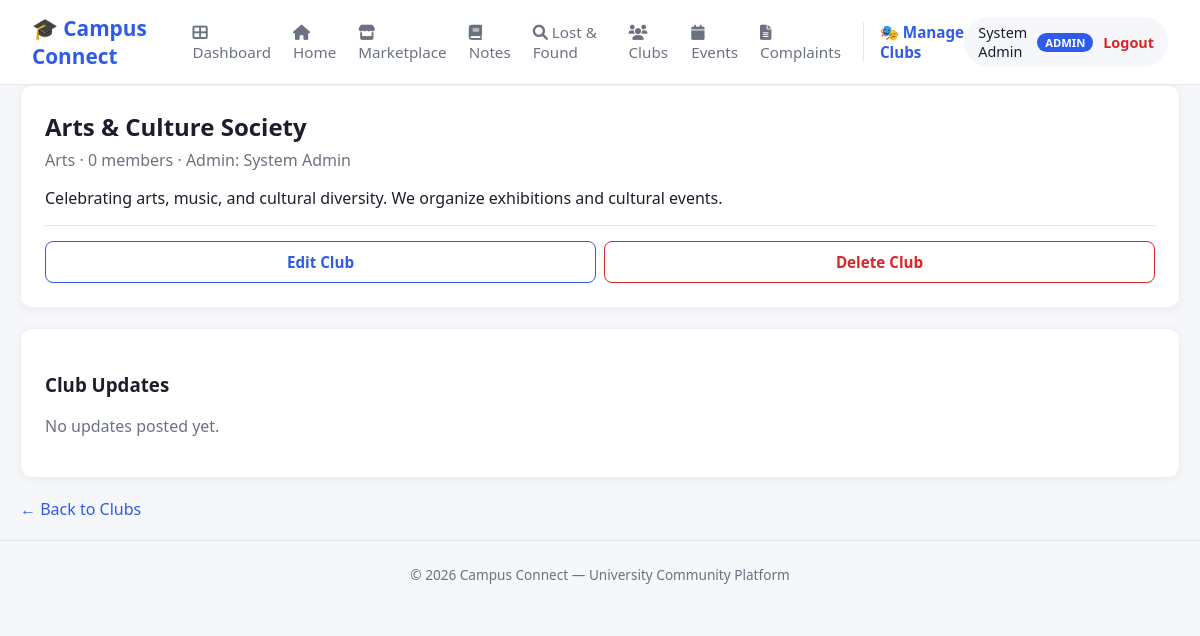
Page /modules/clubs/view.php?id=3 (signed in) on the committed database.
### tables this page shows
CREATE TABLE clubs (
    club_id INT AUTO_INCREMENT PRIMARY KEY,
    club_admin_id INT NOT NULL,
    name VARCHAR(150) NOT NULL,
    description TEXT,
    category VARCHAR(80),
    logo_path VARCHAR(255) DEFAULT NULL,
    created_at TIMESTAMP DEFAULT CURRENT_TIMESTAMP,
    FOREIGN KEY (club_admin_id) REFERENCES users(user_id) ON DELETE CASCADE
);

CREATE TABLE users (
    user_id INT AUTO_INCREMENT PRIMARY KEY,
    full_name VARCHAR(100) NOT NULL,
    email VARCHAR(150) NOT NULL UNIQUE,
    password_hash VARCHAR(255) NOT NULL,
    role ENUM('student', 'club_admin', 'admin') NOT NULL DEFAULT 'student',
    university_id VARCHAR(50) DEFAULT NULL,
    department VARCHAR(100) DEFAULT NULL,
    semester VARCHAR(20) DEFAULT NULL,
    profile_image VARCHAR(255) DEFAULT NULL,
    status ENUM('active', 'suspended') NOT NULL DEFAULT 'active',
    created_at TIMESTAMP DEFAULT CURRENT_TIMESTAMP,
    updated_at TIMESTAMP DEFAULT CURRENT_TIMESTAMP ON UPDATE CURRENT_TIMESTAMP
);

### modules/clubs/view.php (the view, shortened to what this page needs)
<?php
require_once '../../config/db.php';
$id = (int)($_GET['id'] ?? 0);
$stmt = $conn->prepare("SELECT c.*, u.full_name AS admin_name FROM clubs c JOIN users u ON u.user_id = c.club_admin_id WHERE c.club_id = ?");
$stmt->bind_param("i", $id);
$stmt->execute();
$club = $stmt->get_result()->fetch_assoc();
$posts = $conn->prepare("SELECT post_id, title, content, created_at FROM club_posts WHERE club_id = ? ORDER BY created_at DESC");
if ($posts) {
    $posts->bind_param("i", $id);
    $posts->execute();
    $posts = $posts->get_result();
} else {
    $posts = null;
}
$member_count_result = $conn->prepare("SELECT COUNT(*) as c FROM club_members WHERE club_id = ? AND status='approved'");
if ($member_count_result) {
    $member_count_result->bind_param("i", $id);
    $member_count_result->execute();
    $member_count_row = $member_count_result->get_result()->fetch_assoc();
} else {
    $member_count_row = ['c' => 0];
}
include '../../includes/header.php';
?>
<div class="page-container">
    <div class="card">
        <h2 style="margin:0 0 6px;"><?php echo htmlspecialchars($club['name']); ?></h2>
        <p style="color:var(--text-muted); margin:0 0 10px;">
            <?php echo htmlspecialchars($club['category'] ?: 'General'); ?> ·
            <?php echo (int)$member_count_row['c']; ?> members ·
            Admin: <?php echo htmlspecialchars($club['admin_name']); ?>
        </p>
        <p><?php echo nl2br(htmlspecialchars($club['description'])); ?></p>
        <?php if ($_SESSION['role'] === 'admin'): ?>
            <div style="display:flex; gap:8px; margin-top:15px; padding-top:15px; border-top:1px solid var(--border);">
                <a href="edit.php?id=<?php echo (int)$id; ?>" class="btn btn-outline" style="flex:1; text-align:center;">Edit Club</a>
                <a href="delete.php?id=<?php echo (int)$id; ?>" class="btn btn-outline" style="flex:1; text-align:center; color:var(--danger); border-color:var(--danger);">Delete Club</a>
            </div>
        <?php endif; ?>
    </div>
    <div class="card">
        <h3>Club Updates</h3>
        <?php if (!$posts || $posts->num_rows === 0): ?>
            <p style="color:var(--text-muted);">No updates posted yet.</p>
        <?php endif; ?>
    </div>
    <a href="index.php" style="color:var(--primary);">&larr; Back to Clubs</a>
</div>
<?php include '../../includes/footer.php'; ?>

### assets/css/style.css (style rules this page uses)
:root { --primary: #2f5bea; --primary-dark: #1e3fb8; --accent: #ff8a3d; --bg: #f5f7fb; --card-bg: #ffffff; --text-dark: #1c1f2b; --text-muted: #6b7280; --border: #e5e7eb; --success: #16a34a; --danger: #dc2626; --radius: 10px; }
* { box-sizing: border-box; }
body { font-family: 'Segoe UI', Roboto, Arial, sans-serif; background: var(--bg); color: var(--text-dark); margin: 0; }
a { text-decoration: none; color: inherit; }
.page-container { max-width: 1200px; margin: 0 auto; padding: 32px 24px; }
.card { background: var(--card-bg); border: 1px solid var(--border); border-radius: var(--radius); padding: 22px; margin-bottom: 20px; }
.btn { display: inline-block; padding: 10px 20px; border-radius: 8px; border: none; font-weight: 600; cursor: pointer; font-size: 0.95rem; }
.btn-outline { background: transparent; border: 1px solid var(--primary); color: var(--primary); }
.page-container { max-width: 1200px; margin: 0 auto; padding: 0 20px; }
.card { background: #fff; border-radius: 12px; padding: 24px; box-shadow: 0 2px 10px rgba(0,0,0,0.05); margin-bottom: 20px; border: 1px solid #f0f0f0; }

### rows in the picture
clubs: name "Arts & Culture Society", category "Arts", club_admin.full_name "System Admin", description "Celebrating arts, music, and cultural diversity. We organize exhibitions and cultural events."

### other values in the picture
$_SESSION['full_name'] "System Admin"
$role "ADMIN"
$member_count_row['c'] "0"
